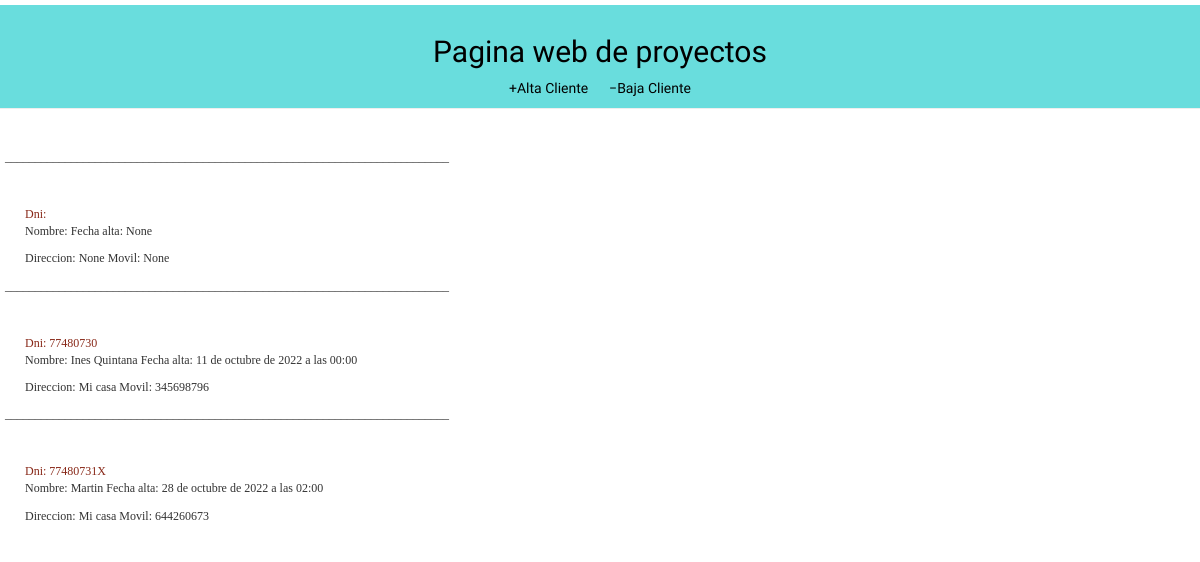
Before: / with the older database file.
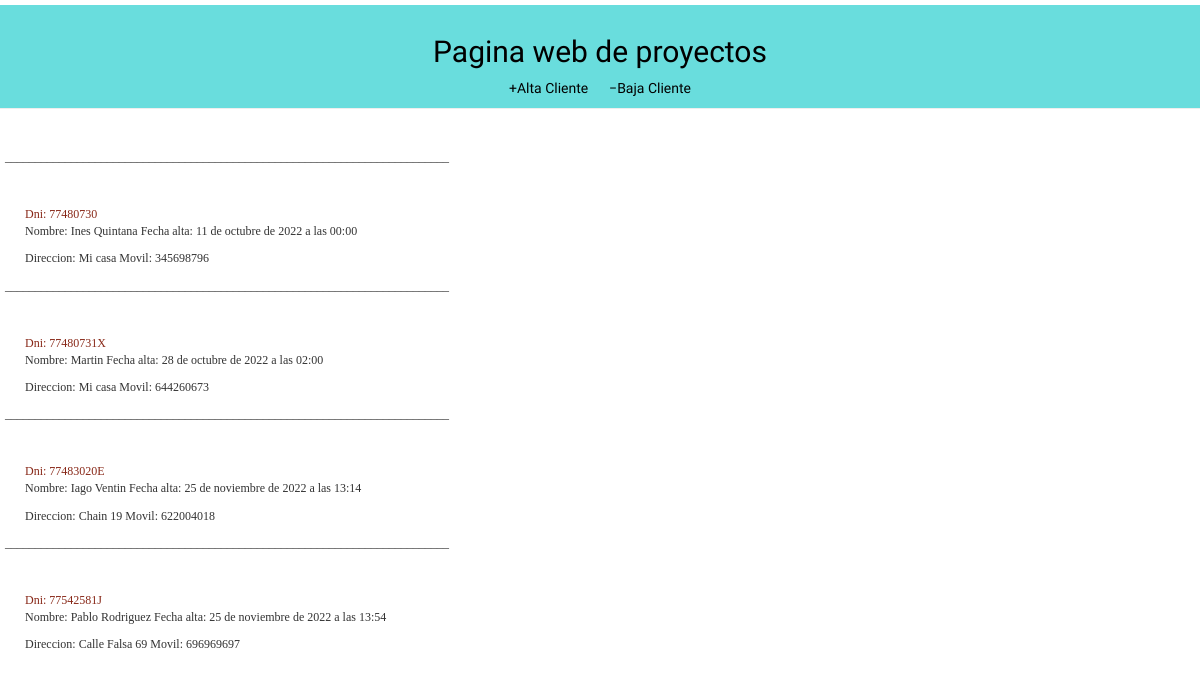
After: the same page with the newer database file.
### misitio/models.py (models this page shows)
class Cliente(models.Model):
    dni = models.CharField(max_length=9)
    nombre = models.CharField(max_length=150, blank=False, null=False)
    fecha_alta = models.DateTimeField("Fecha de alta", blank=False, null=False)
    direccion = models.CharField(max_length=150, blank= False, null=True)
    mobile = models.CharField(max_length=15, blank=False, null=True)

### misitio/views.py (the view)
# urls.py: path('', views.clientes_list, name='clientes_list'),
def clientes_list(request):
    clientes = Cliente.objects.order_by('fecha_alta')
    return  render(request, 'misitio/clientes_list.html', {'clientes': clientes})

### misitio/templates/misitio/clientes_list.html
{% extends 'misitio/base.html' %}
{% block content %}
{% for Cliente in clientes %}
    <p>__________________________________________________________________________</p>
<div class="content">
    <p><div class="dni"> Dni: {{ Cliente.dni }} </div>   Nombre: {{ Cliente.nombre }}     Fecha alta: {{ Cliente.fecha_alta }}</p>
    <p>Direccion: {{ Cliente.direccion }}     Movil: {{ Cliente.mobile }}</p>
</div>
{% endfor %}
{% endblock %}

### misitio/templates/misitio/base.html (shortened to what this page needs)
<!DOCTYPE html>
{% load static %}
<html lang="es">
<head>
    <link rel="stylesheet" href="//maxcdn.bootstrapcdn.com/bootstrap/3.2.0/css/bootstrap.min.css">
    <link rel="stylesheet" href="//maxcdn.bootstrapcdn.com/bootstrap/3.2.0/css/bootstrap-theme.min.css">
    <link rel="stylesheet" href="{% static 'css/misitio.css' %}">
</head>
<body>
<div class="page-header">
    <h2><a href="/"> Pagina web de proyectos </a></h2>
    <a href="{% url 'cliente_new' %}" class="top-menu"><span class="glyphicon-plus">Alta Cliente</span> </a>
    <a href="#" class="top-menu"><span class="glyphicon-minus">Baja Cliente</span> </a>
</div>
    <div>
        <div class="content">
            <div class="row">
                {% block content %}
                {% endblock %}
            </div>
        </div>
    </div>
</body>
</html>

### misitio/static/css/misitio.css (style rules this page uses)
.page-header { background-color: #69dddd; margin-top: 5px; padding: 10px 10px 10px 10px; font-family: 'Abel'; font-size; 15px; color: #FFFFFF; text-align: center; }
.page-header a { color: #000000; }
.content { padding-top: 20px; padding-left: 20px; font-size: 12px; font-family: 'Calibre'; }
.dni { color: #882818 }

Changed rows visible on the page:
removed Cliente: fecha_alta "None", direccion "None", mobile "None"
added Cliente: dni "77483020E", nombre "Iago Ventin", fecha_alta "25 de noviembre de 2022 a las 13:14", direccion "Chain 19", mobile "622004018"
added Cliente: dni "77542581J", nombre "Pablo Rodriguez", fecha_alta "25 de noviembre de 2022 a las 13:54", direccion "Calle Falsa 69", mobile "696969697"
